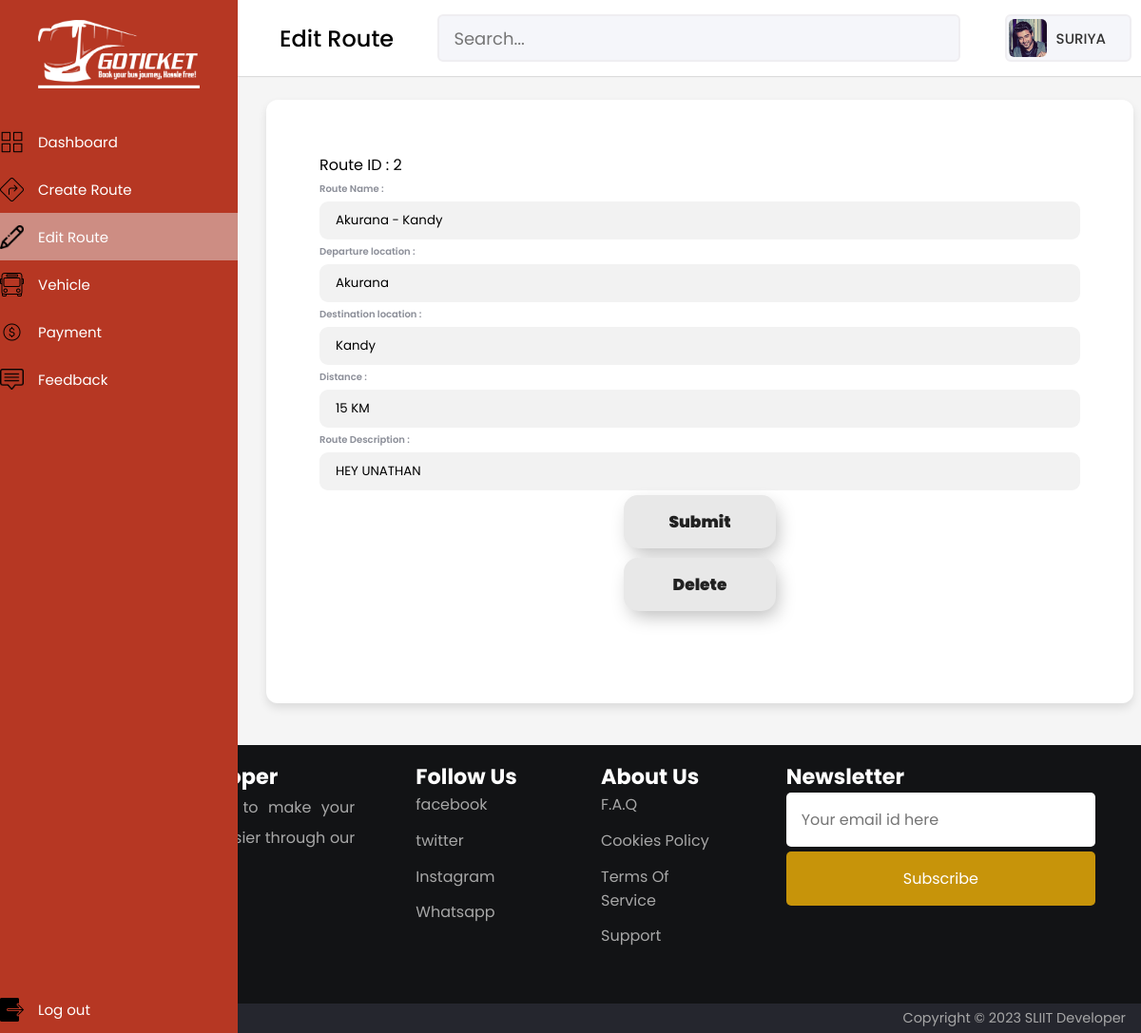
Page /Editroute2.php?RID1=2 on the committed database.
### tables this page shows
CREATE TABLE `route` (
  `Route_id` int(10) NOT NULL,
  `RName` varchar(30) NOT NULL,
  `DepartureL` varchar(20) NOT NULL,
  `DestinationL` varchar(20) NOT NULL,
  `Distance` varchar(10) NOT NULL,
  `Description` varchar(200) DEFAULT NULL
);

### Editroute2.php (the view, shortened to what this page needs)
<?php
require 'config.php';
$rid   = $_GET['RID1'];
$sql = "SELECT Route_id, RName, DepartureL, DestinationL , Distance , Description FROM route WHERE Route_id ='$rid'";
$result = $conn->query($sql);
?>
<!DOCTYPE html>
<html lang="en" lang="en>
<head>
    <title> Dashboard </title>
    <script type="text/javascript" src="javascript.js"></script>
    <link rel="stylesheet" href="style.css">
</head>
<body>
    <div class="sidebar" style="height:100%;">
        <div class="logo-details">
            <img src="image\bus.png">
        </div>
    <ul class="nav-links">
        <li>
            <a href="dashboard.php" >
            <img src="images/icons8-dashboard-48.png">
            <span class="links_name"> &emsp;Dashboard</span>
            </a>
        </li>
        <li>
            <a href="Createroute.php" >
                <img src="images/icons8-route-50.png">
            <span class="links_name"> &emsp;Create Route</span>
            </a>
        </li>
        <li>
            <a href="Editroute.php" class="active">
                <img src="images/icons8-modify-58.png">
            <span class="links_name"> &emsp;Edit Route</span>
            </a>
        </li>
        <li>
            <a href="vehicle.php">
                <img src="images/icons8-bus-station-50.png">
            <span class="links_name"> &emsp;Vehicle</span>
            </a>
        </li>
        <li>
            <a href="adminpayment.php">
                <img src="images/icons8-wallet-50.png">
            <span class="links_name"> &emsp;Payment</span>
            </a>
        </li>
        <li>
            <a href="adminfeedback.php">
                <img src="images/icons8-online-support-50.png">
            <span class="links_name"> &emsp;Feedback</span>
            </a>
        </li>
        <li class="log_out">
            <a href="index.php">
                <img src="images/icons8-log-out-50.png">
            <span class="links_name"> &emsp;Log out</span>
            </a>
        </li>
    </ul>
    </div>
    <section class="home-section">
        <nav>
            <div class="sidebar-button">
                <span class="dashboard">&emsp;Edit Route</span>
            </div>
            <div class="search-box">
                <input type="text" placeholder="Search..." />
            </div>
            <div class="profile-details">
                <img src="images/admin.jpg" alt="" />
                <span class="admin_name">SURIYA</span>
            </div>
        </nav>
        <div class="Create-route">
            <form class="form" action="submiteditroute2.php" method="POST" >
            <div class="input_container">
                <?php if ($result->num_rows > 0){
                    while ($row = $result->fetch_assoc()){
                ?>
                    <label for="RID">Route ID : <?php echo $row["Route_id"];?></span></label>
                <div class="input_container">
                    <label class="input_label">Route Name :</label>
                    <input class="input_field" type="text" name="Rname" value="<?php echo $row["RName"];?>" required>
                </div>
                <div class="input_container">
                    <label class="input_label">Departure location :</label>
                    <input class="input_field" type="text" name="RDeparture" value="<?php echo $row["DepartureL"];?>" required>
                </div>
                <div class="input_container">
                    <label class="input_label">Destination location :</label>
                    <input class="input_field" type="text" name="RDestination" value="<?php echo $row["DestinationL"];?>" required>
                </div>
                <div class="input_container">
                    <label  class="input_label">Distance :</label>
                    <input  class="input_field" type="text" name="RDistance" value="<?php echo $row["Distance"];?>" required>
                </div>
                <div class="input_container">
                    <label class="input_label">Route Description :</label>
                    <input  class="input_field" type="text" name="RDescription" value="<?php echo $row["Description"];?>">
                </div>
                <button type="submit" onclick="return confirm('Do you want to Submit?')" > Submit</button>
            </form>
            <form method="post" action="submitdeleteroute.php">
            <button type="submit" onclick="return confirm('Do you want to Delete?')"/>Delete</button>
            </form>
            <?php }
} else {
  echo "0 results";
}?>
            </div>
    </section>
</body>
<footer>
    <div class="row primary">
        <div class="column about">
            <h3>ChocoBois Developer</h3>
            <p>
                Gotickets is developled to make your Jornerey bookings do easier through our website
            </p>
        </div>
        <div class="column links">
            <h3>Follow Us</h3>
            <ul>
                <li>
                    <a href="#faq">facebook</a>
                </li>
                <li>
                    <a href="#cookies-policy">twitter</a>
                </li>
                <li>
                    <a href="#terms-of-services">Instagram</a>
                </li>
                <li>
                    <a href="#support">Whatsapp</a>
                </li>
            </ul>
        </div>
        <div class="column links">
            <h3>About Us</h3>
            <ul>
                <li>
                    <a href="#faq">F.A.Q</a>
                </li>
                <li>
                    <a href="#cookies-policy">Cookies Policy</a>
                </li>
                <li>
                    <a href="#terms-of-services">Terms Of Service</a>
                </li>
                <li>
                    <a href="#support">Support</a>
                </li>
            </ul>
        </div>
        <div class="column subscribe">
        <h3>Newsletter</h3>
            <div>
                <input type="email" placeholder="Your email id here" />
                <button>Subscribe</button>
            </div>
        </div>
    </div>
        <div class="row copyright">
        <p>Copyright &copy; 2023 SLIIT Developer</p>
        </div>
    </footer>
</html>

### style.css (style rules this page uses)
* { margin: 0; padding: 0; box-sizing: border-box; font-family: 'Poppins', sans-serif; }
.sidebar { position:absolute; height: 100%; width: 250px; background: #b63723; transition: all 0.5s ease; }
.sidebar .logo-details { height: 114px; display: flex; align-items: center; flex-direction: row; align-content: flex-start; justify-content: center; }
.sidebar .logo-details img { font-size: 50px ; font-weight: 500; color: #fff; width: 170px; text-align: center }
.sidebar .nav-links { margin-top: 10px; }
.sidebar .nav-links li { position: relative; list-style: none; height: 50px; }
.sidebar .nav-links li a { height: 100%; width: 100%; display: flex; align-items: center; text-decoration: none; transition: all 0.4s ease; }
.sidebar .nav-links li a.active { background: #cd8d83; }
.sidebar .nav-links li img { width: 25px; text-align: center; font-size: 18px; color: #fff; }
.sidebar .nav-links li a .links_name { color: #fff; font-size: 15px; font-weight: 400; white-space: nowrap; }
.sidebar .nav-links .log_out { position: absolute; bottom: 0; width: 100%; }
.home-section { position: relative; background: #f5f5f5; min-height: 98vh; width: calc(100% - 240px); left: 250px; transition: all 0.5s ease; }
.home-section nav { display: flex; justify-content: space-between; height: 80px; background: #fff; display: flex; align-items: center; position: absolute; width: 100%; left: 0px; z-index: 100; padding: 0 20px; box-shadow: 0 1px 1px rgba(0, 0, 0, 0.1); transition: all 0.5s ease; }
.home-section nav .sidebar-button { display: flex; align-items: center; font-size: 24px; font-weight: 500; }
.home-section nav .search-box { position: relative; height: 50px; max-width: 550px; width: 100%; margin: 0 20px; }
nav .search-box input { height: 100%; width: 100%; outline: none; background: #F5F6FA; border: 2px solid #EFEEF1; border-radius: 6px; font-size: 18px; padding: 0 15px; }
.home-section nav .profile-details { display: flex; align-items: center; background: #F5F6FA; border: 2px solid #EFEEF1; border-radius: 6px; height: 50px; padding: 0 15px 0 2px; }
nav .profile-details img { height: 40px; width: 40px; border-radius: 6px; object-fit: cover; }
nav .profile-details .admin_name { font-size: 15px; font-weight: 500; color: #333; margin: 0 10px; white-space: nowrap; }
.Create-route { width: 95%; height: 81%; background: #fff; border-radius: 12px; box-shadow: 0 5px 10px rgba(0, 0, 0, 0.1); position:absolute; top: 105px; bottom: 0px; left: 30px; }
.form { display: flex; flex-direction: column; gap: 20px; padding: 56px; }
.input_container { width: 100%; height: fit-content; display: flex; flex-direction: column; gap: 5px; }
.input_label { font-size: 10px; color: #8B8E98; font-weight: 600; }
.input_field { width: auto; height: 40px; padding: 0 0 0 16px; border-radius: 9px; outline: none; background-color: #F2F2F2; border: 1px solid #e5e5e500; transition: all 0.3s cubic-bezier(0.15, 0.83, 0.66, 1); }
.form button { padding: 15px 25px; border: unset; border-radius: 15px; color: #212121; z-index: 1; background: #e8e8e8; position: relative; font-weight: 1000; font-size: 17px; -webkit-box-shadow: 4px 8px 19px -3px rgba(0,0,0,0.27); box-shadow: 4px 8px 19px -3px rgba(0,0,0,0.27); transition: all 250ms; overflow: hidden; width: 20%; left: 40%; }
footer { background-color: #121315; color: #a7a7a7; font-size: 16px; }
footer * { font-family: "Poppins", sans-serif; box-sizing: border-box; border: none; outline: none; }
footer .row { padding: 1em 1em; }
footer .row.primary { display: grid; grid-template-columns: 2fr 1fr 1fr 2fr; align-items: stretch; }
footer .column { width: 100%; display: flex; flex-direction: column; padding: 0 2em; min-height: 15em; }
footer h3 { width: 100%; text-align: left; color: white; font-size: 1.4em; white-space: nowrap; }
footer ul { list-style: none; display: flex; flex-direction: column; padding: 0; margin: 0; }
footer li:not(:first-child) { margin-top: 0.8em; }
footer ul li a { color: #a7a7a7; text-decoration: none; }
footer .about p { text-align: justify; line-height: 2; margin: 0; }
footer input,button { font-size: 1em; padding: 1em; width: 100%; border-radius: 5px; margin-bottom: 5px; }
footer button { background-color: #c7940a; color: #ffffff; }
footer .copyright { padding: 0.3em 1em; background-color: #25262e; }
footer .copyright p { font-size: 0.9em; text-align: right; }

### rows in the picture
route: Route_id "2", Rname "Akurana - Kandy", RDeparture "Akurana", RDestination "Kandy", RDistance "15 KM", RDescription "HEY UNATHAN"
